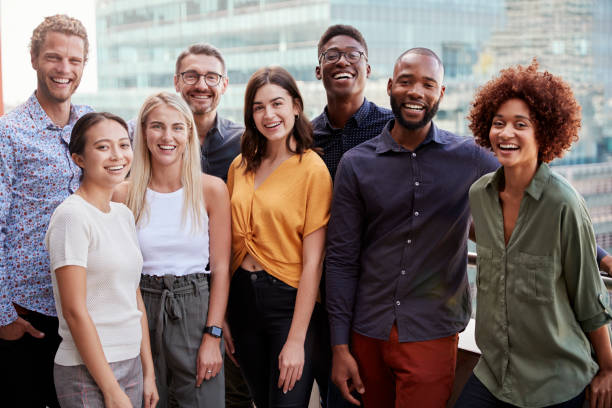
#> input picture Images/1.jpg, 612 x 408 px, given in place of 1.png, which was not available
$ python 10_countors.py
#> lines starting #> are read from the running program, lines starting #| are printed output that depends on the picture; after the words box and inside, x2 and y2 are one past the last pixel; in counts of white or black regions, pixels touching at a corner belong together; pictures that were not available may be replaced by others from this repository, and a replacement may not be noted
import cv2
import numpy as np

img = cv2.imread('Images/1.png')
#> img is the input picture: shape (408, 612, 3); mean B, G, R 109.5, 112.6, 126.8
img_gray = cv2.cvtColor(img, cv2.COLOR_BGR2GRAY)
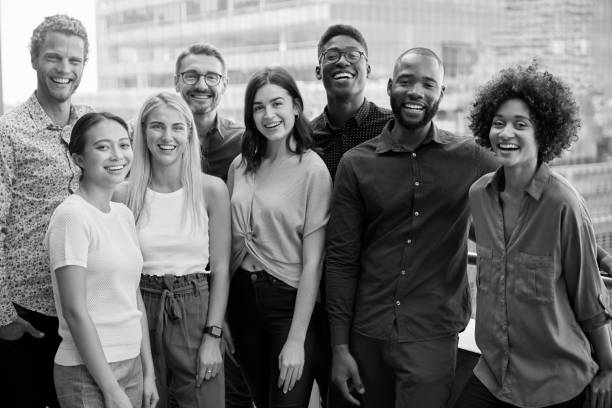
#> img_gray: shape (408, 612); min 0, max 255, mean 116.5
img_blur = cv2.GaussianBlur(img_gray, (7,7), 1)

img_canny = cv2.Canny(img_blur, 50, 50)
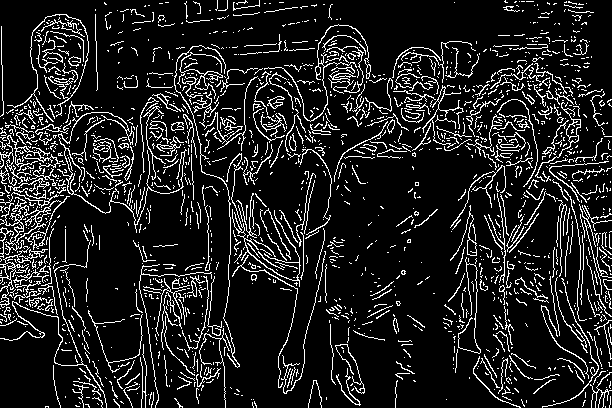
#> img_canny: shape (408, 612); 12.5% white in thin lines or dots

cv2.imshow('original image',img)
cv2.imshow('gray', img_canny)

cv2.waitKey(0)
cv2.destroyAllWindows()

$ run again, with Images/331995.jpg copied over Images/1.jpg
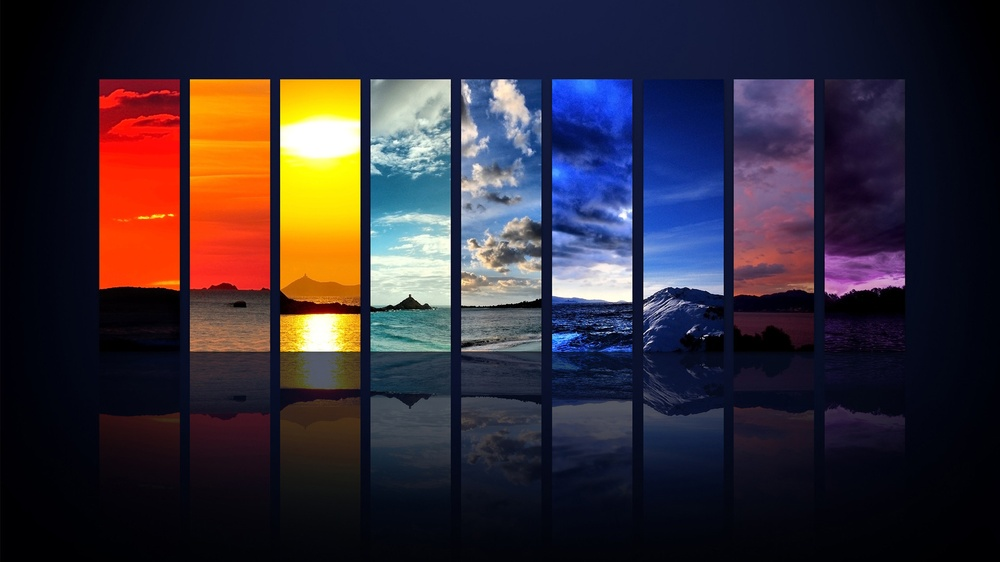
#> input picture Images/331995.jpg, 1000 x 562 px, shrunk from 1920 x 1080 before the run, given in place of 1.png, which was not available
#> img is the input picture: shape (562, 1000, 3); mean B, G, R 54.4, 44.3, 53.1
#> `img_gray = cv2.cvtColor(img, cv2.COLOR_BGR2GRAY)`:
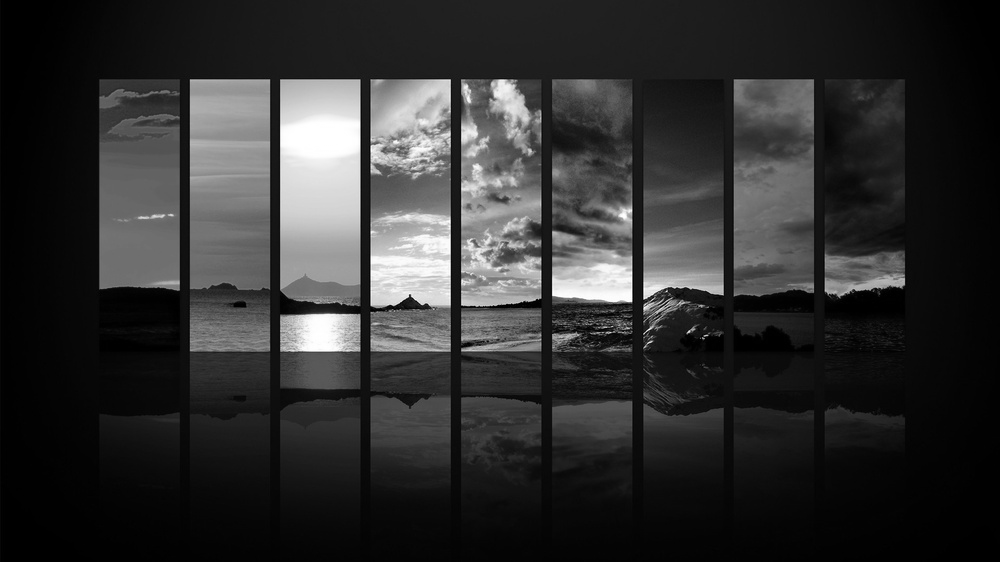
#> img_gray: shape (562, 1000); min 0, max 255, mean 48.1
#> `img_canny = cv2.Canny(img_blur, 50, 50)`:
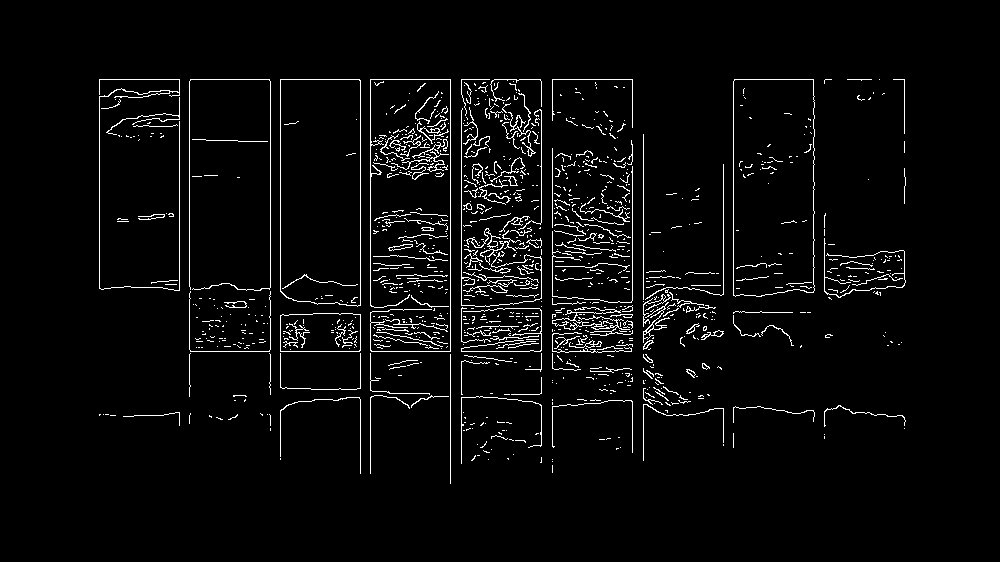
#> img_canny: shape (562, 1000); 3.7% white in thin lines or dots, all inside (x1, y1, x2, y2) = (99, 79, 906, 484)

$ run again, with Images/PP photo.jpg copied over Images/1.jpg
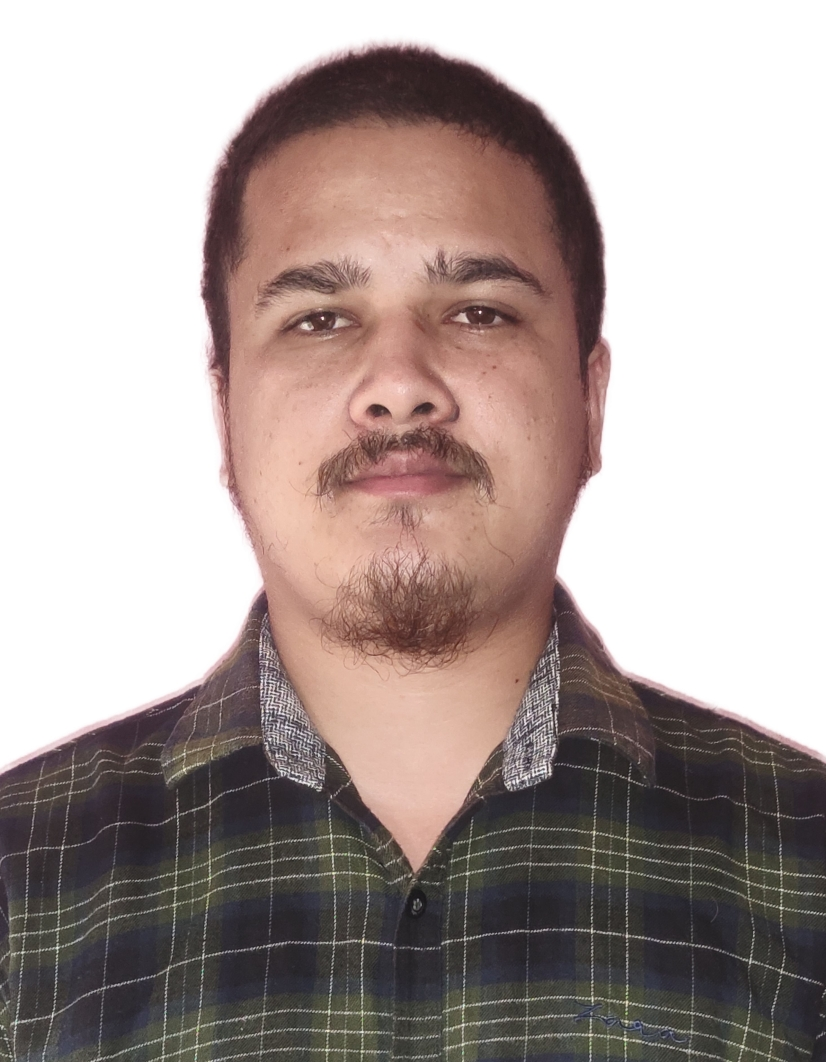
#> input picture Images/PP photo.jpg, 826 x 1062 px, given in place of 1.png, which was not available
#> img is the input picture: shape (1062, 826, 3); mean B, G, R 155.7, 159, 172
#> `img_gray = cv2.cvtColor(img, cv2.COLOR_BGR2GRAY)`:
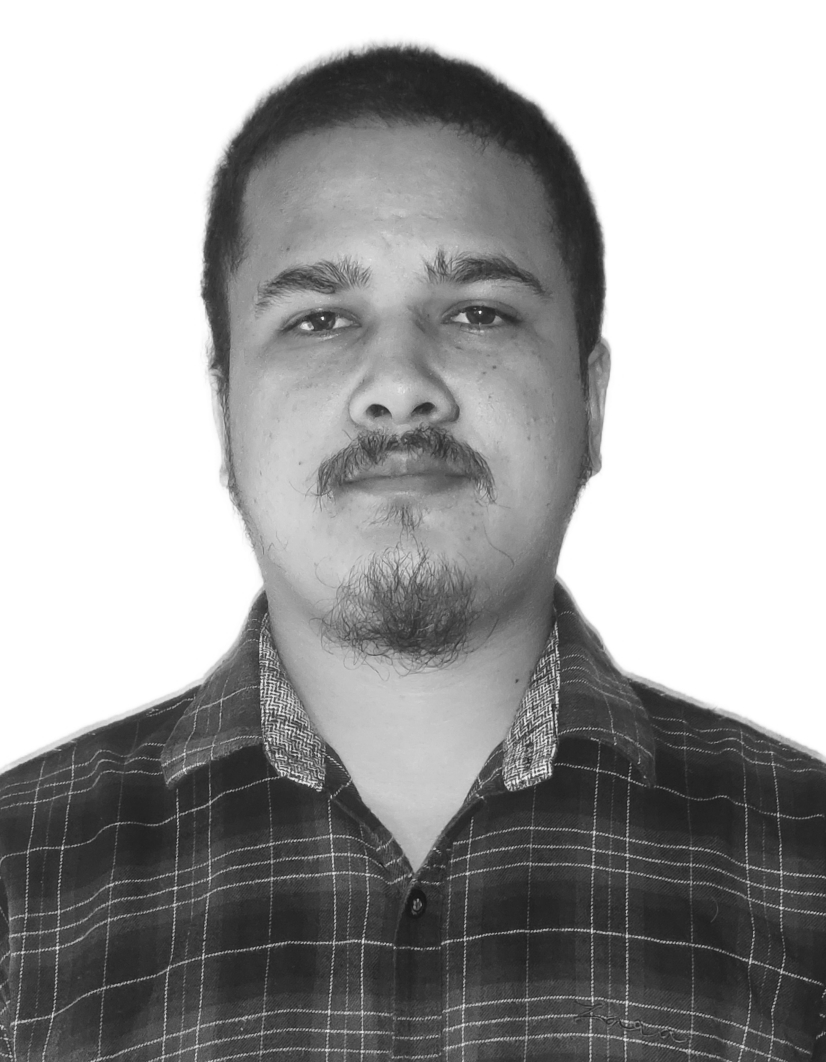
#> img_gray: shape (1062, 826); min 23, max 255, mean 162.5
#> `img_canny = cv2.Canny(img_blur, 50, 50)`:
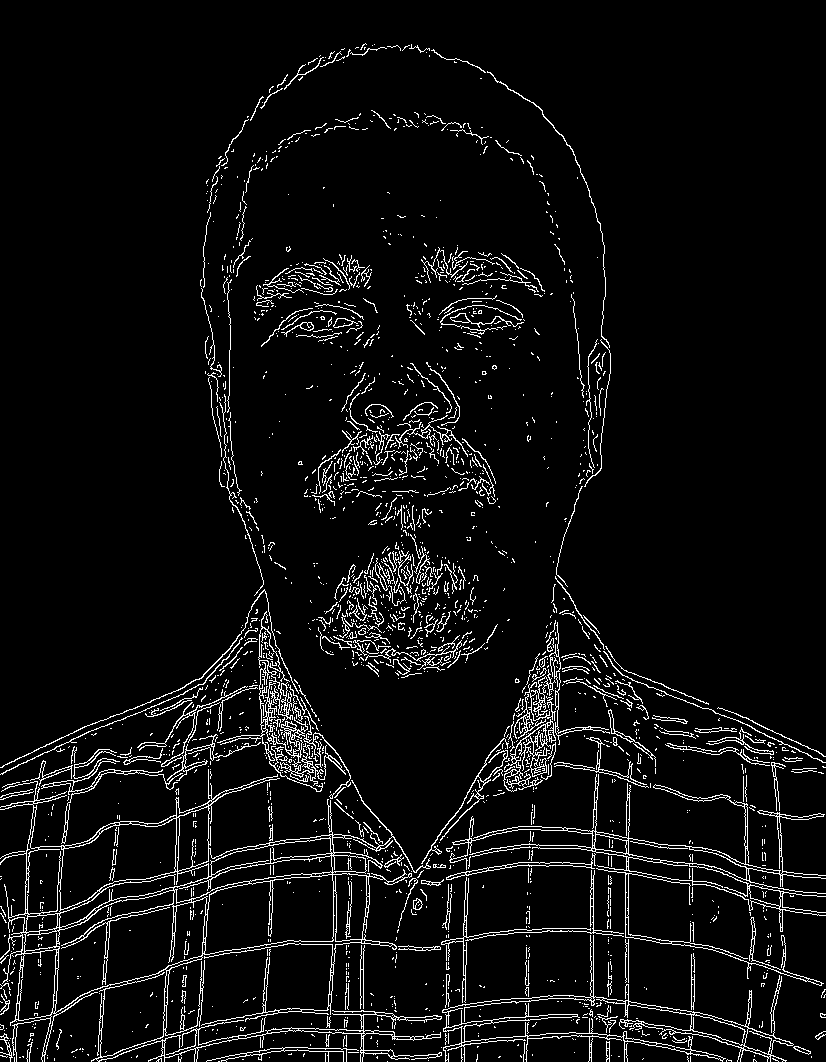
#> img_canny: shape (1062, 826); 5.6% white in thin lines or dots
